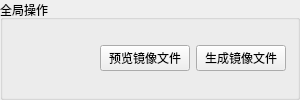
                   <widget class="QGroupBox" name="groupBox_28">
                    <property name="sizePolicy">
                     <sizepolicy hsizetype="Fixed" vsizetype="Fixed">
                      <horstretch>0</horstretch>
                      <verstretch>0</verstretch>
                     </sizepolicy>
                    </property>
                    <property name="minimumSize">
                     <size>
                      <width>300</width>
                      <height>0</height>
                     </size>
                    </property>
                    <property name="maximumSize">
                     <size>
                      <width>300</width>
                      <height>16777215</height>
                     </size>
                    </property>
                    <property name="title">
                     <string>全局操作</string>
                    </property>
                    <layout class="QVBoxLayout" name="verticalLayout_57">
                     <item>
                      <layout class="QHBoxLayout" name="horizontalLayout_74">
                       <item>
                        <widget class="QLabel" name="AlgArgErrorLabel_5">
                         <property name="sizePolicy">
                          <sizepolicy hsizetype="Expanding" vsizetype="Preferred">
                           <horstretch>0</horstretch>
                           <verstretch>0</verstretch>
                          </sizepolicy>
                         </property>
                         <property name="text">
                          <string/>
                         </property>
                        </widget>
                       </item>
                       <item>
                        <widget class="QPushButton" name="OtaModelViewImageBtn">
                         <property name="minimumSize">
                          <size>
                           <width>90</width>
                           <height>0</height>
                          </size>
                         </property>
                         <property name="text">
                          <string>预览镜像文件</string>
                         </property>
                        </widget>
                       </item>
                       <item>
                        <widget class="QPushButton" name="OTADataSplicingBtn">
                         <property name="minimumSize">
                          <size>
                           <width>90</width>
                           <height>0</height>
                          </size>
                         </property>
                         <property name="text">
                          <string>生成镜像文件</string>
                         </property>
                        </widget>
                       </item>
                      </layout>
                     </item>
                    </layout>
                   </widget>
